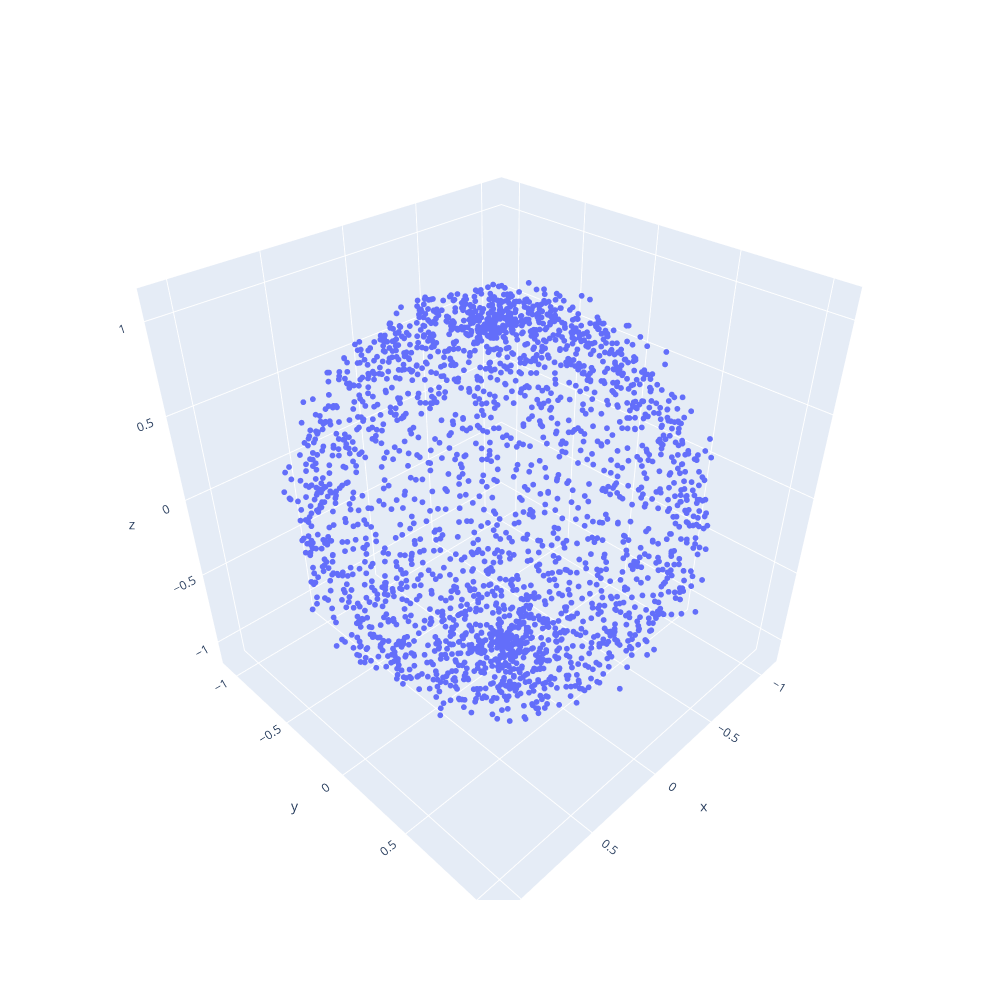

The notebook cell this image was saved under:
### Code cell
fig = go.Figure()
fig.add_trace(
    go.Scatter3d(
        mode='markers',
        x=pcd[:,0],
        y=pcd[:,1],
        z=pcd[:,2],
        marker=dict(
            size=2
        )
        
    )
)
m = 100
fig.update_layout(height=1000, width=1000,margin=dict(r=m, l=m,b=m, t=m))
fig.show()

### Figure 1 — Plotly figure (JSON) as saved in the notebook; plotly's stock layout.template omitted (floating-point values rounded to 4 significant figures; data arrays with more than 128 entries replaced by an {"elided": "..."} marker saying what was removed)
{"data": [{"marker": {"size": 2}, "mode": "markers", "type": "scatter3d", "x": {"elided": "2500 float values"}, "y": {"elided": "2500 float values"}, "z": {"elided": "2500 float values"}}], "layout": {"height": 1000, "margin": {"b": 100, "l": 100, "r": 100, "t": 100}, "scene": {"aspectmode": "auto", "aspectratio": {"x": 1.001, "y": 0.9904, "z": 1.009}}, "width": 1000}}
